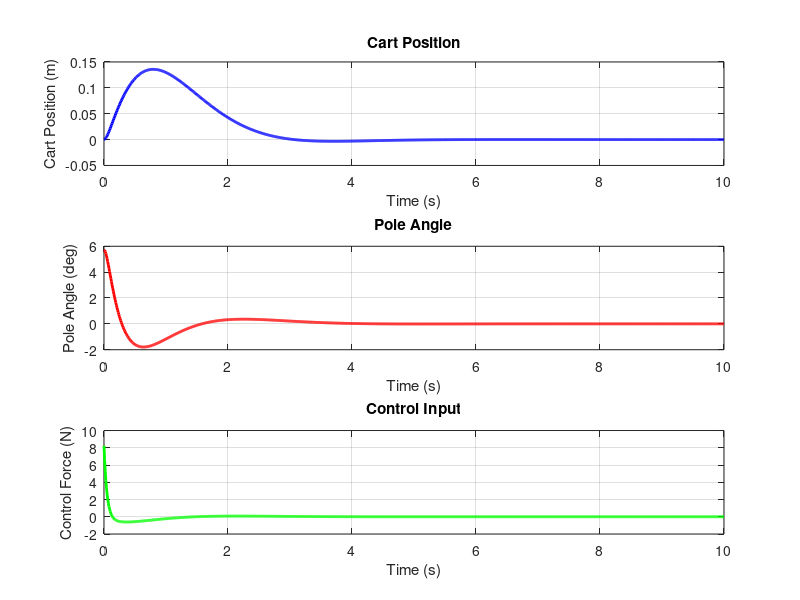
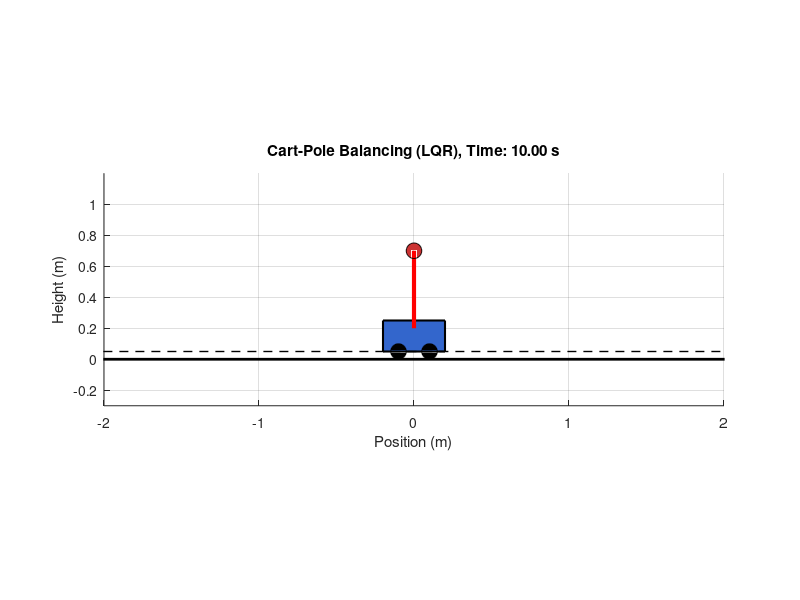

MATLAB code to generate these figures, in order:
% Cart-Pole balancing using LQR with enhanced animation
% System Parameters
m = 0.1;     % Mass of the pole (kg)
M = 1.0;     % Mass of the cart (kg)
L = 0.5;     % Length of the pole (m)
g = 9.81;    % Gravitational acceleration (m/s^2)
d = 0.0;     % Damping coefficient (assumed zero)

% State-Space Model
% States: x (cart position), x_dot (cart velocity), theta (pole angle), theta_dot (angular velocity)
A = [0 1 0 0;
     0 0 -(m*g)/M 0;
     0 0 0 1;
     0 0 (m+M)*g/(M*L) 0];
B = [0; 1/M; 0; -1/(M*L)];
C = [1 0 0 0;  % Output: cart position (fixed typo: replaced X with 0)
     0 0 1 0]; % Output: pole angle
D = [0; 0];

% LQR Controller Design
Q = diag([10 1 100 10]); % State weighting matrix
R = 0.1;                 % Control input weighting
[K, ~, ~] = lqr(A, B, Q, R); % LQR gain matrix

% Closed-Loop System
Acl = A - B*K; % Closed-loop system matrix
sys_cl = ss(Acl, B, C, D);

% Simulation Parameters
tspan = 0:0.01:10; % Simulation time (0 to 10 seconds)
x0 = [0; 0; 0.1; 0]; % Initial condition: small angle perturbation (0.1 rad)
[t, x] = ode45(@(t, x) Acl*x, tspan, x0); % Simulate closed-loop system

% Extract states
x_cart = x(:, 1);     % Cart position
theta = x(:, 3);      % Pole angle
u_control = -K*x';    % Control input (force)

% Plot Results (Static Plots)
figure('Name', 'Cart-Pole Simulation Results');
subplot(3,1,1);
plot(t, x_cart, 'b-', 'LineWidth', 2);
xlabel('Time (s)'); ylabel('Cart Position (m)');
title('Cart Position'); grid on;

subplot(3,1,2);
plot(t, theta*180/pi, 'r-', 'LineWidth', 2);
xlabel('Time (s)'); ylabel('Pole Angle (deg)');
title('Pole Angle'); grid on;

subplot(3,1,3);
plot(t, u_control', 'g-', 'LineWidth', 2);
xlabel('Time (s)'); ylabel('Control Force (N)');
title('Control Input'); grid on;

% Animation
figure('Name', 'Cart-Pole Animation', 'Position', [100, 100, 800, 400]);
for i = 1:5:length(t) % Step by 5 for smoother animation
    % Clear previous frame
    clf;
    hold on;
    
    % Cart and pole dimensions
    cart_width = 0.4; 
    cart_height = 0.2;
    wheel_radius = 0.05;
    pole_width = 0.02;
    pole_length = L;
    mass_radius = 0.05; 
    
    % Current state
    x_c = x_cart(i);
    th = theta(i);
    
    % Pole end position
    pole_x = x_c + pole_length*sin(th);
    pole_y = cart_height + pole_length*cos(th);
    
    % Draw cart
    rectangle('Position', [x_c - cart_width/2, wheel_radius, cart_width, cart_height], ...
              'FaceColor', [0.2 0.4 0.8], 'EdgeColor', 'k', 'LineWidth', 1.5);
    
    % Draw wheels
    rectangle('Position', [x_c - cart_width/2 + 0.05, 0, wheel_radius*2, wheel_radius*2], ...
              'Curvature', 1, 'FaceColor', 'k');
    rectangle('Position', [x_c + cart_width/2 - 0.15, 0, wheel_radius*2, wheel_radius*2], ...
              'Curvature', 1, 'FaceColor', 'k');
    
    % Draw pole
    plot([x_c pole_x], [cart_height pole_y], 'r-', 'LineWidth', 3);
    
    % Draw mass at pole end
    rectangle('Position', [pole_x - mass_radius, pole_y - mass_radius, mass_radius*2, mass_radius*2], ...
              'Curvature', 1, 'FaceColor', [0.8 0.2 0.2], 'EdgeColor', 'k');
    
    % Draw ground and track
    plot([-3 3], [0 0], 'k-', 'LineWidth', 2); % Ground
    plot([-3 3], [wheel_radius wheel_radius], 'k--', 'LineWidth', 1); % Track
    
    % Set plot properties
    axis([-2 2 -0.3 1.2]); 
    axis equal; 
    xlabel('Position (m)'); ylabel('Height (m)');
    title(sprintf('Cart-Pole Balancing (LQR), Time: %.2f s', t(i)));
    grid on;
    
    % Visualize control input
    force_scale = 0.05; 
    force = u_control(i) * force_scale;
    quiver(x_c, cart_height + 0.1, force, 0, 'g', 'LineWidth', 2, 'MaxHeadSize', 0.5);
    
    hold off;
    drawnow;
    pause(0.02); 
end